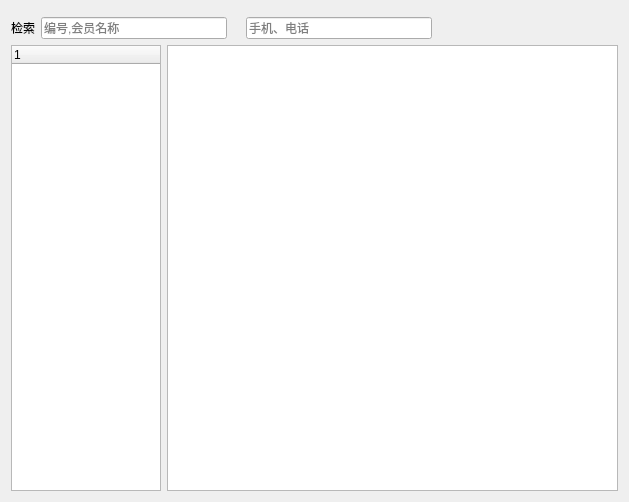
<?xml version="1.0" encoding="UTF-8"?>
<ui version="4.0">
 <class>w_m_member_Dialog</class>
 <widget class="QDialog" name="w_m_member_Dialog">
  <property name="geometry">
   <rect>
    <x>0</x>
    <y>0</y>
    <width>629</width>
    <height>502</height>
   </rect>
  </property>
  <property name="windowTitle">
   <string>Dialog</string>
  </property>
  <layout class="QVBoxLayout" name="verticalLayout">
   <item>
    <widget class="lds_toolbar" name="widget"/>
   </item>
   <item>
    <layout class="QHBoxLayout" name="horizontalLayout">
     <item>
      <widget class="QLabel" name="label">
       <property name="text">
        <string>检索</string>
       </property>
       <property name="wordWrap">
        <bool>true</bool>
       </property>
      </widget>
     </item>
     <item>
      <widget class="lds_lineedit_clear" name="lineEdit">
       <property name="text">
        <string/>
       </property>
       <property name="placeholderText">
        <string>编号,会员名称</string>
       </property>
      </widget>
     </item>
     <item>
      <widget class="QLabel" name="label_2">
       <property name="text">
        <string/>
       </property>
       <property name="wordWrap">
        <bool>true</bool>
       </property>
      </widget>
     </item>
     <item>
      <widget class="lds_lineedit_clear" name="lineEdit_2">
       <property name="text">
        <string/>
       </property>
       <property name="placeholderText">
        <string>手机、电话</string>
       </property>
      </widget>
     </item>
     <item>
      <spacer name="horizontalSpacer">
       <property name="orientation">
        <enum>Qt::Horizontal</enum>
       </property>
       <property name="sizeHint" stdset="0">
        <size>
         <width>40</width>
         <height>20</height>
        </size>
       </property>
      </spacer>
     </item>
    </layout>
   </item>
   <item>
    <layout class="QHBoxLayout" name="horizontalLayout_2">
     <item>
      <widget class="lds_treeWidget" name="treeWidget">
       <property name="maximumSize">
        <size>
         <width>150</width>
         <height>16777215</height>
        </size>
       </property>
       <column>
        <property name="text">
         <string notr="true">1</string>
        </property>
       </column>
      </widget>
     </item>
     <item>
      <widget class="lds_tableView" name="tableView"/>
     </item>
    </layout>
   </item>
  </layout>
 </widget>
 <customwidgets>
  <customwidget>
   <class>lds_tableView</class>
   <extends>QTableView</extends>
   <header>lds_tableview.h</header>
  </customwidget>
  <customwidget>
   <class>lds_lineedit_clear</class>
   <extends>QLineEdit</extends>
   <header>lds_lineedit_clear.h</header>
  </customwidget>
  <customwidget>
   <class>lds_treeWidget</class>
   <extends>QTreeWidget</extends>
   <header>lds_treewidget.h</header>
  </customwidget>
  <customwidget>
   <class>lds_toolbar</class>
   <extends>QFrame</extends>
   <header>lds_toolbar.h</header>
   <container>1</container>
  </customwidget>
 </customwidgets>
 <tabstops>
  <tabstop>treeWidget</tabstop>
  <tabstop>lineEdit_2</tabstop>
  <tabstop>tableView</tabstop>
  <tabstop>lineEdit</tabstop>
 </tabstops>
 <resources/>
 <connections/>
</ui>
